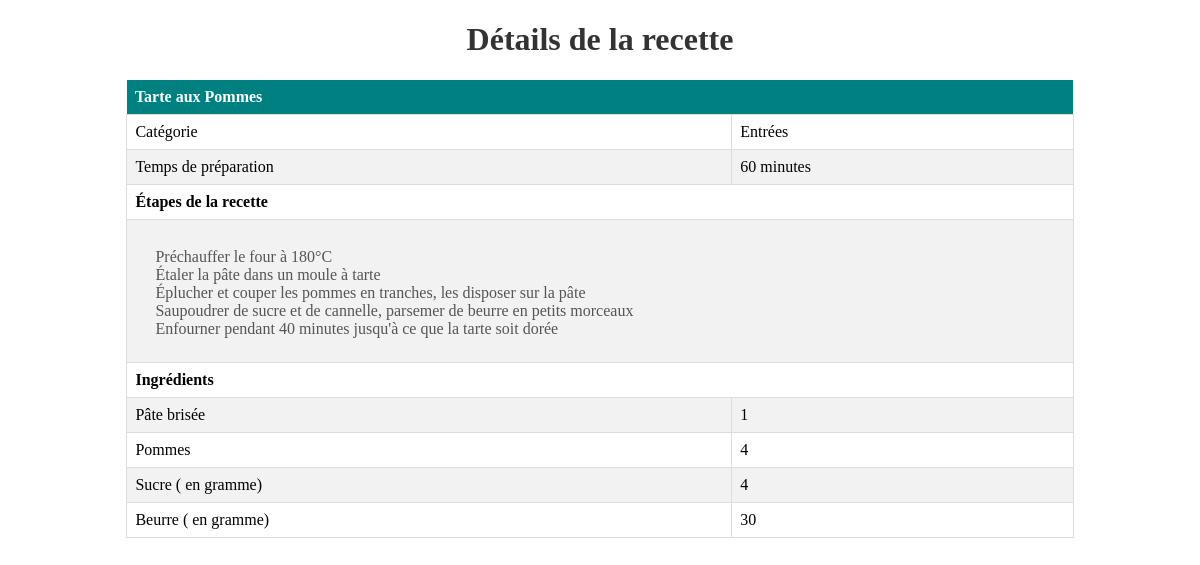
The page /afficherRecette.php?recette_id=20 on the database its author committed.
### tables this page shows
CREATE TABLE `recettes` (
  `id` int(11) NOT NULL AUTO_INCREMENT,
  `nom` varchar(255) NOT NULL,
  `image` varchar(255) DEFAULT NULL,
  `difficulte` varchar(255) DEFAULT NULL,
  `temps_preparation` int(11) DEFAULT NULL,
  `ustensiles` varchar(255) DEFAULT NULL,
  `etapes_recette` text DEFAULT NULL,
  `id_categorie` int(11) DEFAULT NULL,
  `id_ingredient` int(11) DEFAULT NULL,
  PRIMARY KEY (`id`),
  KEY `id_categorie` (`id_categorie`),
  KEY `id_ingredient` (`id_ingredient`),
  CONSTRAINT `recettes_ibfk_1` FOREIGN KEY (`id_categorie`) REFERENCES `categories` (`id`),
  CONSTRAINT `recettes_ibfk_2` FOREIGN KEY (`id_ingredient`) REFERENCES `ingredients` (`id`)
);

CREATE TABLE `categories` (
  `id` int(11) NOT NULL AUTO_INCREMENT,
  `nom` varchar(255) NOT NULL,
  PRIMARY KEY (`id`)
);

CREATE TABLE `ingredients` (
  `id` int(11) NOT NULL AUTO_INCREMENT,
  `nom` varchar(255) NOT NULL,
  `recette_id` int(11) DEFAULT NULL,
  PRIMARY KEY (`id`),
  KEY `recette_id` (`recette_id`),
  CONSTRAINT `ingredients_ibfk_1` FOREIGN KEY (`recette_id`) REFERENCES `recettes` (`id`)
);

CREATE TABLE `recette_ingredient` (
  `id` int(11) NOT NULL AUTO_INCREMENT,
  `recette_id` int(11) DEFAULT NULL,
  `ingredient_id` int(11) DEFAULT NULL,
  `quantite` int(11) DEFAULT NULL,
  PRIMARY KEY (`id`),
  KEY `recette_id` (`recette_id`),
  KEY `ingredient_id` (`ingredient_id`),
  CONSTRAINT `recette_ingredient_ibfk_1` FOREIGN KEY (`recette_id`) REFERENCES `recettes` (`id`),
  CONSTRAINT `recette_ingredient_ibfk_2` FOREIGN KEY (`ingredient_id`) REFERENCES `ingredients` (`id`)
);

### src/afficherRecette.php (the view, shortened to what this page needs)
<!DOCTYPE html>
<html lang="fr">
<head>
    <link rel="stylesheet" href="afficherRecette.css">
</head>
<body>
    <h1>Détails de la recette</h1>
    <?php
   $db = new Database();
   $conn = $db->getConnection();
   $recette_id = $_GET['recette_id'];
   $query = "SELECT recettes.nom AS recette_nom, categories.nom AS categorie_nom, recettes.etapes_recette, recettes.temps_preparation,
               ingredients.nom AS ingredient_nom, recette_ingredient.quantite
             FROM recettes
             INNER JOIN categories ON recettes.id_categorie = categories.id
             LEFT JOIN recette_ingredient ON recettes.id = recette_ingredient.recette_id
             LEFT JOIN ingredients ON recette_ingredient.ingredient_id = ingredients.id
             WHERE recettes.id = :recette_id";
   $stmt = $conn->prepare($query);
   $stmt->bindParam(':recette_id', $recette_id);
   $stmt->execute();
   $recetteDetails = $stmt->fetchAll(PDO::FETCH_ASSOC);
   if ($recetteDetails) {
       $nomRecette = $recetteDetails[0]["recette_nom"];
       $categorieNom = $recetteDetails[0]["categorie_nom"];
       $etapesRecette = $recetteDetails[0]["etapes_recette"];
       $tempsPreparation = $recetteDetails[0]["temps_preparation"];
       echo "<table>";
       echo "<tr><th colspan='2'>$nomRecette</th></tr>";
       echo "<tr><td>Catégorie</td><td>$categorieNom</td></tr>";
       echo "<tr><td>Temps de préparation</td><td>$tempsPreparation minutes</td></tr>";
       echo "<tr><td colspan='2'><strong>Étapes de la recette</strong></td></tr>";
       echo "<tr><td colspan='2'><ul>";
       $etapes = explode('.', $etapesRecette);
       foreach ($etapes as $etape) {
           $etape = trim($etape);
           if (!empty($etape)) {
               echo "<li>$etape</li>";
           }
       }
       echo "</ul></td></tr>";
       echo "<tr><td colspan='2'><strong>Ingrédients</strong></td></tr>";
       foreach ($recetteDetails as $detail) {
           $ingredientNom = $detail["ingredient_nom"];
           $quantiteIngredient = $detail["quantite"];
           if ($ingredientNom && $quantiteIngredient) {
               echo "<tr><td>$ingredientNom</td><td>$quantiteIngredient</td></tr>";
           }
       }
       echo "</table>";
   } else {
       echo "Aucune recette trouvée.";
   }
   ?>
</body>
</html>

### src/afficherRecette.css (style rules this page uses)
h1 { text-align: center; color: #333; }
ul { list-style-type: none; padding-left: 20px; }
li { color: #444; }
ul:last-of-type { margin-top: 20px; }
ul:last-of-type li { color: #555; }
table { width: 80%; margin: 20px auto; border-collapse: collapse; }
th { background-color: #008080; color: white; text-align: left; padding: 8px; }
td { border: 1px solid #ddd; padding: 8px; }
tr:nth-child(odd) { background-color: #f2f2f2; }

### rows shown on the page
recettes: nom "Tarte aux Pommes", temps_preparation "60", etapes_recette "Préchauffer le four à 180°C", etapes_recette "Étaler la pâte dans un moule à tarte", etapes_recette "Éplucher et couper les pommes en tranches, les disposer sur la pâte", etapes_recette "Saupoudrer de sucre et de cannelle, parsemer de beurre en petits morceaux", etapes_recette "Enfourner pendant 40 minutes jusqu'à ce que la tarte soit dorée", ingredients.nom "Pâte brisée", recette_ingredient.quantite "1", ingredients.nom "Pommes", recette_ingredient.quantite "4", ingredients.nom "Sucre ( en gramme)", ingredients.nom "Beurre ( en gramme)", recette_ingredient.quantite "30"
categories: nom "Entrées"
